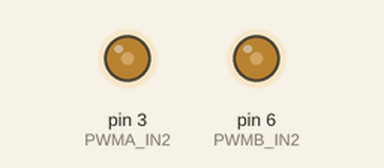
A sketch run on a simulated Arduino Uno, built with avr-gcc and run on an emulated ATmega328P. On the bench: output pins drawn as LEDs (lit = HIGH).

Above: at 0.05 s.
At 10.0 s:
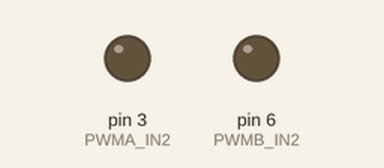
Timing chart, 0 to 13.0 s (numbered marks = the images above):
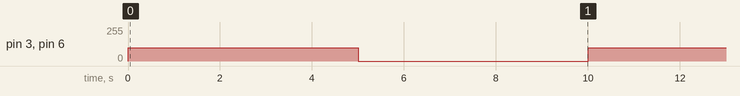

Measured:
- by itself, pin 3 (PWMA_IN2), pin 6 (PWMB_IN2): alternates 100/255 for 5.0 s and 0/255 for 5.0 s

The sketch:

sketch_oct17c.ino
```cpp
#define PWMB_IN1 11       //定义IN1引轋
#define PWMB_IN2  6       //定义IN2引轋
#define PWMA_IN1  5        //定义IN3引轋
#define PWMA_IN2  3
void setup() {
  // put your setup code here, to run once:
      Serial.begin(9600);
}

void loop() {
  // put your main code here, to run repeatedly:
        analogWrite(PWMA_IN2, 100);
        analogWrite(PWMB_IN2, 100);
        delay(5000);
        analogWrite(PWMA_IN2, 0);
        analogWrite(PWMB_IN2, 0);
        delay(5000);
}
```
